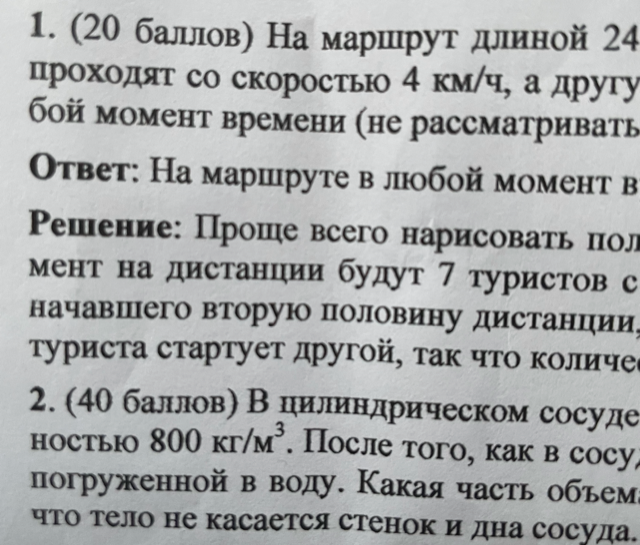
#> input picture data/chars1.png, 640 x 545 px
$ jupyter execute --allow-errors custome_conv.ipynb
#> lines starting #> are read from the running program, lines starting #| are printed output that depends on the picture
[cell 1]
import numpy as np
from numpy.typing import NDArray
from typing import Tuple, Any
import cv2

[cell 2]
def check_type(obj: Any, name: str):
    if isinstance(obj, int):
        return "int"
    elif not isinstance(obj, Tuple):
        raise ValueError(f"{name} should be tuple[int, int] or int, give {type(obj)}")
    if len(obj) == 1:
        return "int"
    if len(obj) == 0:
        raise ValueError(f"{name} should have len = 2, give {len(obj)}")

    if len(obj) > 2:
        raise RuntimeError(f"{name} should have len is 2, give {len(obj)}")

    if not isinstance(obj[0], int) or not isinstance(obj[1], int):
        raise ValueError(f"{name} should be tuple[int, int], give {type(obj[0]), type(obj[1])}")

[cell 3]
class Conv2D:
    def __init__(
        self,
        channel_in: int,
        channel_out: int,
        kernel_size: int | Tuple[int, int],
        stride: int | Tuple[int, int],
        padding: int | Tuple[int, int]
    ) -> None:
        if not isinstance(channel_in, int):
            raise ValueError(f"channel_in should be int, give {type(channel_in)}")
        if not isinstance(channel_out, int):
            raise ValueError(f"channel_out should be int, give {type(channel_out)}")
        if check_type(kernel_size, "kernel_size") == "int":
            kernel_size = (kernel_size, kernel_size)
        if check_type(stride, "stride") == "int":
            stride = (stride, stride)
        if check_type(padding, "padding") == "int":
#> further down, img is the input picture: shape (545, 640, 3); mean B, G, R 170.7, 170.4, 168.6
            padding = (padding, padding)
        print(f"kernel_size = {kernel_size}, stride = {stride}, padding = {padding}")
        self._channel_in = channel_in
        self._channel_out = channel_out
        self._kernel_size = kernel_size
        self._stride = stride
        self._padding = padding
        np.random.seed(42)

    def __call__(self, img: NDArray[np.uint8]):
        # check that kernal_size is good
        # create list of filters
        self._filters = []
        for _ in range(self._channel_out):
            self._filters.append(np.random.rand(self._channel_in, self._kernel_size[0], self._kernel_size[1]))
        return self.forward(img)

    def forward(self, img: NDArray[np.uint8]):
        n_filters = len(self._filters)
        n_channels = self._channel_in

        out_height = ((img.shape[0] + 2 * self._padding[0] - self._kernel_size[0]) // self._stride[0]) + 1
#> out_height = 545
        out_width = ((img.shape[1] + 2 * self._padding[1] - self._kernel_size[1]) // self._stride[1]) + 1
#> out_width = 640
        out_channels = n_filters
        out = np.zeros((out_channels, out_height, out_width))
        # add padding
        padd_height = img.shape[0] + 2 * self._padding[0]
#> padd_height = 547
        padd_weight = img.shape[1] + 2 * self._padding[1]
#> padd_weight = 642
        padd_img = np.zeros((padd_height, padd_weight, img.shape[2]))
        padd_img[self._padding[0]:img.shape[0] + self._padding[0], self._padding[1]:img.shape[1] + self._padding[1]] = img
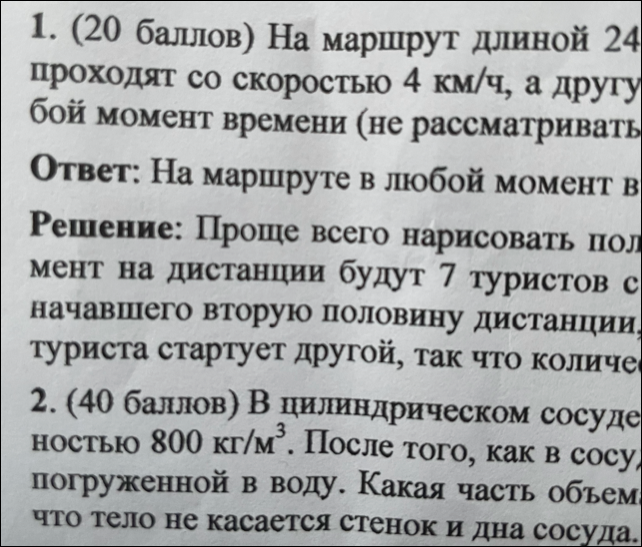
#> padd_img: shape (547, 642, 3) float64; mean B, G, R 169.5, 169.2, 167.4
        for n in range(n_filters):
            for c in range(n_channels):
                for x in range(out_height):
                    for y in range(out_width):
                        for i in range(self._kernel_size[0]):
                            for j in range(self._kernel_size[1]):
                                out[n][x][y] += img[self._stride[0] * x + i][self._stride[1] * y + j][c] * n_filters[n][i][j][c]


        return out

[cell 4]
conv = Conv2D(3, 8, kernel_size=3, stride=1, padding=1)

[cell 5]
img = cv2.imread("./data/chars1.png")

#> (a cell that did not finish here is left out)

[cell 7]
padd_height = img.shape[0] + 2 * 10
#> padd_height = 565
padd_weight = img.shape[1] + 2 * 10
#> padd_weight = 660

[cell 8]
img.shape
#> Out = (545, 640, 3)

[cell 9]
padd_img = np.zeros((padd_height, padd_weight, img.shape[2]))
padd_img[10:555, 10:650] = img
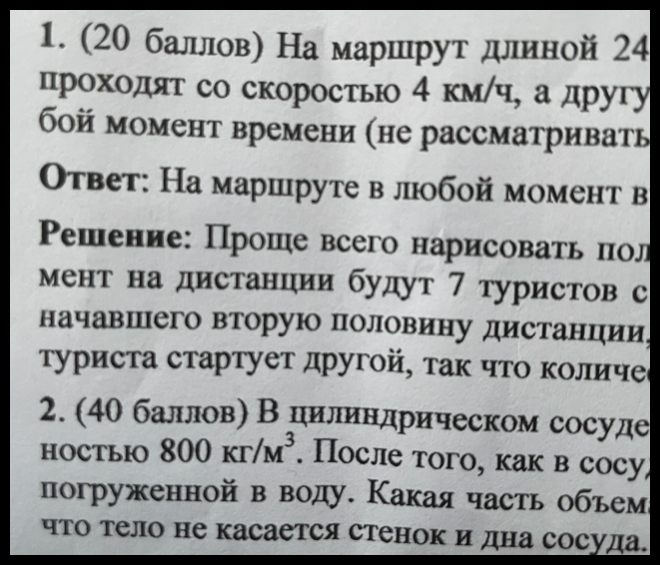
#> padd_img: shape (565, 660, 3) float64; mean B, G, R 159.7, 159.4, 157.7

[cell 10]
from PIL import Image

[cell 11]
Image.fromarray(padd_img.astype(np.uint8))

[cell 12]
padd_img

[cell 13]
padd_img.shape
#> Out = (565, 660, 3)
